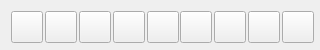
<?xml version="1.0" encoding="UTF-8"?>
<ui version="4.0">
 <class>ColorPicker</class>
 <widget class="QWidget" name="ColorPicker">
  <property name="geometry">
   <rect>
    <x>0</x>
    <y>0</y>
    <width>320</width>
    <height>50</height>
   </rect>
  </property>
  <property name="sizePolicy">
   <sizepolicy hsizetype="Fixed" vsizetype="Fixed">
    <horstretch>50</horstretch>
    <verstretch>0</verstretch>
   </sizepolicy>
  </property>
  <property name="minimumSize">
   <size>
    <width>320</width>
    <height>50</height>
   </size>
  </property>
  <property name="maximumSize">
   <size>
    <width>354</width>
    <height>50</height>
   </size>
  </property>
  <property name="windowTitle">
   <string>Form</string>
  </property>
  <layout class="QHBoxLayout" name="horizontalLayout">
   <item>
    <widget class="QPushButton" name="btnBlack">
     <property name="sizePolicy">
      <sizepolicy hsizetype="Fixed" vsizetype="Fixed">
       <horstretch>0</horstretch>
       <verstretch>0</verstretch>
      </sizepolicy>
     </property>
     <property name="minimumSize">
      <size>
       <width>32</width>
       <height>32</height>
      </size>
     </property>
     <property name="maximumSize">
      <size>
       <width>32</width>
       <height>32</height>
      </size>
     </property>
     <property name="text">
      <string/>
     </property>
    </widget>
   </item>
   <item>
    <widget class="QPushButton" name="btnRed">
     <property name="sizePolicy">
      <sizepolicy hsizetype="Fixed" vsizetype="Fixed">
       <horstretch>0</horstretch>
       <verstretch>0</verstretch>
      </sizepolicy>
     </property>
     <property name="minimumSize">
      <size>
       <width>32</width>
       <height>32</height>
      </size>
     </property>
     <property name="maximumSize">
      <size>
       <width>32</width>
       <height>32</height>
      </size>
     </property>
     <property name="text">
      <string/>
     </property>
    </widget>
   </item>
   <item>
    <widget class="QPushButton" name="btnYellow">
     <property name="sizePolicy">
      <sizepolicy hsizetype="Fixed" vsizetype="Fixed">
       <horstretch>0</horstretch>
       <verstretch>0</verstretch>
      </sizepolicy>
     </property>
     <property name="minimumSize">
      <size>
       <width>32</width>
       <height>32</height>
      </size>
     </property>
     <property name="maximumSize">
      <size>
       <width>32</width>
       <height>32</height>
      </size>
     </property>
     <property name="text">
      <string/>
     </property>
    </widget>
   </item>
   <item>
    <widget class="QPushButton" name="btnGreen">
     <property name="sizePolicy">
      <sizepolicy hsizetype="Fixed" vsizetype="Fixed">
       <horstretch>48</horstretch>
       <verstretch>48</verstretch>
      </sizepolicy>
     </property>
     <property name="minimumSize">
      <size>
       <width>32</width>
       <height>32</height>
      </size>
     </property>
     <property name="maximumSize">
      <size>
       <width>32</width>
       <height>32</height>
      </size>
     </property>
     <property name="text">
      <string/>
     </property>
    </widget>
   </item>
   <item>
    <widget class="QPushButton" name="btnCyan">
     <property name="sizePolicy">
      <sizepolicy hsizetype="Fixed" vsizetype="Fixed">
       <horstretch>48</horstretch>
       <verstretch>48</verstretch>
      </sizepolicy>
     </property>
     <property name="minimumSize">
      <size>
       <width>32</width>
       <height>32</height>
      </size>
     </property>
     <property name="maximumSize">
      <size>
       <width>32</width>
       <height>32</height>
      </size>
     </property>
     <property name="text">
      <string/>
     </property>
    </widget>
   </item>
   <item>
    <widget class="QPushButton" name="btnBlue">
     <property name="sizePolicy">
      <sizepolicy hsizetype="Fixed" vsizetype="Fixed">
       <horstretch>0</horstretch>
       <verstretch>0</verstretch>
      </sizepolicy>
     </property>
     <property name="minimumSize">
      <size>
       <width>32</width>
       <height>32</height>
      </size>
     </property>
     <property name="maximumSize">
      <size>
       <width>32</width>
       <height>32</height>
      </size>
     </property>
     <property name="text">
      <string/>
     </property>
    </widget>
   </item>
   <item>
    <widget class="QPushButton" name="btnMagenta">
     <property name="sizePolicy">
      <sizepolicy hsizetype="Fixed" vsizetype="Fixed">
       <horstretch>48</horstretch>
       <verstretch>48</verstretch>
      </sizepolicy>
     </property>
     <property name="minimumSize">
      <size>
       <width>32</width>
       <height>32</height>
      </size>
     </property>
     <property name="maximumSize">
      <size>
       <width>32</width>
       <height>32</height>
      </size>
     </property>
     <property name="text">
      <string/>
     </property>
    </widget>
   </item>
   <item>
    <widget class="QPushButton" name="btnWhite">
     <property name="sizePolicy">
      <sizepolicy hsizetype="Fixed" vsizetype="Fixed">
       <horstretch>0</horstretch>
       <verstretch>0</verstretch>
      </sizepolicy>
     </property>
     <property name="minimumSize">
      <size>
       <width>32</width>
       <height>32</height>
      </size>
     </property>
     <property name="maximumSize">
      <size>
       <width>32</width>
       <height>32</height>
      </size>
     </property>
     <property name="text">
      <string/>
     </property>
    </widget>
   </item>
   <item>
    <widget class="QPushButton" name="btnCustom">
     <property name="sizePolicy">
      <sizepolicy hsizetype="Fixed" vsizetype="Fixed">
       <horstretch>48</horstretch>
       <verstretch>48</verstretch>
      </sizepolicy>
     </property>
     <property name="minimumSize">
      <size>
       <width>32</width>
       <height>32</height>
      </size>
     </property>
     <property name="maximumSize">
      <size>
       <width>32</width>
       <height>32</height>
      </size>
     </property>
     <property name="text">
      <string/>
     </property>
    </widget>
   </item>
  </layout>
 </widget>
 <resources/>
 <connections/>
</ui>
